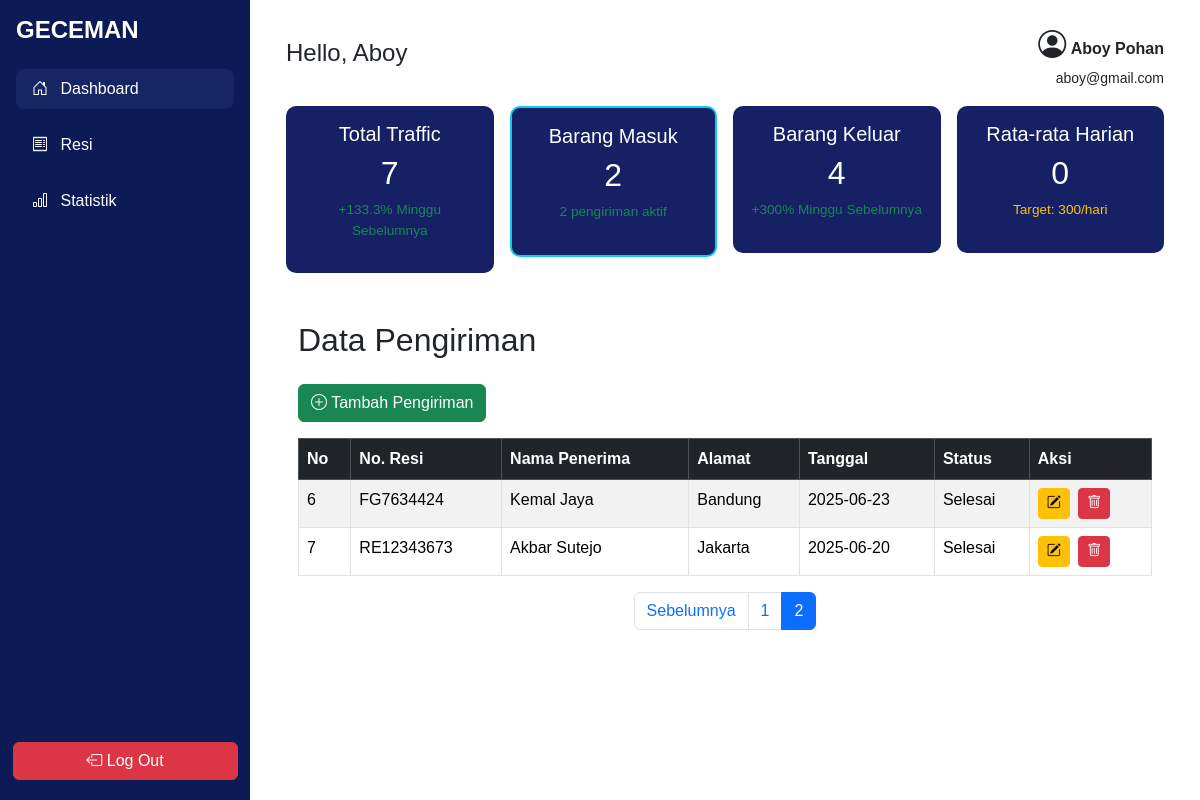
Screenshot of /dashboard.php?page=2 (signed in) with the database file from the repository.
### tables this page shows
CREATE TABLE `pengiriman` (
  `id` int(11) NOT NULL,
  `no_resi` varchar(20) NOT NULL,
  `nama_penerima` varchar(100) DEFAULT NULL,
  `alamat` varchar(100) DEFAULT NULL,
  `tanggal` date DEFAULT NULL,
  `status` enum('Selesai','Proses','Menunggu') DEFAULT NULL,
  `status_tracking` varchar(100) DEFAULT NULL
);

### dashboard.php (the view, shortened to what this page needs)
<?php
$koneksi = new mysqli("localhost", "root", "", "geceman");
$q_total = $koneksi->query("SELECT COUNT(*) AS total FROM pengiriman");
$total = $q_total->fetch_assoc()['total'];
$q_masuk = $koneksi->query("SELECT COUNT(*) AS masuk FROM pengiriman WHERE status = 'Menunggu'");
$masuk = $q_masuk->fetch_assoc()['masuk'];
$q_keluar = $koneksi->query("SELECT COUNT(*) AS keluar FROM pengiriman WHERE status = 'Selesai'");
$keluar = $q_keluar->fetch_assoc()['keluar'];
$q_avg = $koneksi->query("SELECT COUNT(*) / 7 AS rata2 FROM pengiriman WHERE tanggal >= DATE_SUB(CURDATE(), INTERVAL 7 DAY)");
$rata2 = round($q_avg->fetch_assoc()['rata2']);
$q_lastweek = $koneksi->query("SELECT COUNT(*) AS jumlah FROM pengiriman WHERE tanggal BETWEEN DATE_SUB(CURDATE(), INTERVAL 14 DAY) AND DATE_SUB(CURDATE(), INTERVAL 7 DAY)");
$lastweek = $q_lastweek->fetch_assoc()['jumlah'];
$growth_masuk = $lastweek > 0 ? round((($total - $lastweek) / $lastweek) * 100, 1) : 0;
$q_keluar_lastweek = $koneksi->query("SELECT COUNT(*) AS keluar FROM pengiriman WHERE status = 'Selesai' AND tanggal BETWEEN DATE_SUB(CURDATE(), INTERVAL 14 DAY) AND DATE_SUB(CURDATE(), INTERVAL 7 DAY)");
$keluar_lastweek = $q_keluar_lastweek->fetch_assoc()['keluar'];
$growth_keluar = $keluar_lastweek > 0 ? round((($keluar - $keluar_lastweek) / $keluar_lastweek) * 100, 1) : 0;
?>
<!DOCTYPE html>
<html lang="id">
<head>
  <link href="https://cdn.jsdelivr.net/npm/bootstrap@5.3.3/dist/css/bootstrap.min.css" rel="stylesheet">
  <link rel="stylesheet" href="https://cdn.jsdelivr.net/npm/bootstrap-icons@1.10.5/font/bootstrap-icons.css">
</head>
<body>
<div class="sidebar" id="side_nav">
  <h4 class="mb-4">GECEMAN</h4>
  <ul>
    <li class="active"><a href="#"><i class="bi bi-house-door me-2"></i> Dashboard</a></li>
    <li><a href="resi.php"><i class="bi bi-receipt me-2"></i> Resi</a></li>
    <li><a href="statistik.php"><i class="bi bi-bar-chart me-2"></i> Statistik</a></li>
  </ul>
  <a href="logout.php" class="btn btn-danger btn-logout">
  <i class="bi bi-box-arrow-left"></i> Log Out
</a>
</div>
<div class="content">
  <div class="container-fluid">
    <div class="d-flex justify-content-between align-items-center mb-3">
      <h4>Hello, Aboy</h4>
      <div class="text-end">
        <i class="bi bi-person-circle fs-3"></i>
        <strong>Aboy Pohan</strong><br>
        <small>aboy@gmail.com</small>
      </div>
    </div>
  <div class="row g-3">
  <div class="col-md-3">
    <div class="card-stat">
      <h5>Total Traffic</h5>
      <h2><?= number_format($total) ?></h2>
      <p class="<?= ($growth_masuk >= 0) ? 'text-success' : 'text-danger' ?>">
        <?= ($growth_masuk >= 0 ? '+' : '') . $growth_masuk ?>% Minggu Sebelumnya
      </p>
    </div>
  </div>
  <div class="col-md-3">
    <div class="card-stat border border-info border-2">
      <h5>Barang Masuk</h5>
      <h2><?= number_format($masuk) ?></h2>
      <p class="text-success"><?= $masuk ?> pengiriman aktif</p>
    </div>
  </div>
  <div class="col-md-3">
    <div class="card-stat">
      <h5>Barang Keluar</h5>
      <h2><?= number_format($keluar) ?></h2>
      <p class="<?= ($growth_keluar >= 0) ? 'text-success' : 'text-danger' ?>">
        <?= ($growth_keluar >= 0 ? '+' : '') . $growth_keluar ?>% Minggu Sebelumnya
      </p>
    </div>
  </div>
  <div class="col-md-3">
    <div class="card-stat">
      <h5>Rata-rata Harian</h5>
      <h2><?= number_format($rata2) ?></h2>
      <p class="text-warning">Target: 300/hari</p>
    </div>
  </div>
</div>
    <div class="container mt-5">
  <h2>Data Pengiriman</h2>
  <button class="btn btn-success my-3" data-bs-toggle="modal" data-bs-target="#modalTambah">
    <i class="bi bi-plus-circle"></i> Tambah Pengiriman
  </button>
  <table class="table table-bordered table-striped">
    <thead class="table-dark text-light fw-bold">
      <tr>
        <th>No</th>
        <th>No. Resi</th>
        <th>Nama Penerima</th>
        <th>Alamat</th>
        <th>Tanggal</th>
        <th>Status</th>
        <th>Aksi</th>
      </tr>
    </thead>
    <tbody>
      <?php
      include 'koneksi.php';
        $limit = 5;
        $page = isset($_GET['page']) ? (int)$_GET['page'] : 1;
        $start = ($page - 1) * $limit;
        $no = $start + 1;
     $query = mysqli_query($koneksi, "SELECT * FROM pengiriman ORDER BY id DESC LIMIT $start, $limit");
      while($data = mysqli_fetch_array($query)){
      ?>
      <tr>
        <td><?= $no++ ?></td>
        <td><?= $data['no_resi'] ?></td>
        <td><?= $data['nama_penerima'] ?></td>
        <td><?= $data['alamat'] ?></td>
        <td><?= $data['tanggal'] ?></td>
        <td><?= $data['status'] ?></td>
        <td>
        <button class="btn btn-sm btn-warning me-1" data-bs-toggle="modal" data-bs-target="#modalEdit<?= $data['id'] ?>">
            <i class="bi bi-pencil-square"></i>
        </button>
          <a href="hapus.php?id=<?= $data['id'] ?>" onclick="return confirm('Hapus data ini?')" class="btn btn-danger btn-sm"><i class="bi bi-trash"></i></a>
        </td>
      </tr>
      <?php } ?>
    </tbody>
  </table>
  <?php
$total_result = mysqli_query($koneksi, "SELECT COUNT(*) AS total FROM pengiriman");
$total_row = mysqli_fetch_assoc($total_result);
$total_data = $total_row['total'];
$total_pages = ceil($total_data / $limit);
?>
<nav>
  <ul class="pagination justify-content-center">
    <?php if ($page > 1): ?>
      <li class="page-item">
        <a class="page-link" href="?page=<?= $page - 1 ?>">Sebelumnya</a>
      </li>
    <?php endif; ?>
    <?php for ($i = 1; $i <= $total_pages; $i++): ?>
      <li class="page-item <?= ($i == $page) ? 'active' : '' ?>">
        <a class="page-link" href="?page=<?= $i ?>"><?= $i ?></a>
      </li>
    <?php endfor; ?>
  </ul>
</nav>
</div>
</body>
</html>

### dashboard.php (style rules this page uses)
body { font-family: Arial, sans-serif; background-color: #ffffffff; }
.sidebar { background: #0c1b55; color: white; min-height: 100vh; padding: 1rem; transition: all 0.3s ease; }
.sidebar h4 { font-weight: bold; }
.sidebar ul { list-style: none; padding-left: 0; }
.sidebar ul li { margin: 1rem 0; }
.sidebar ul li a { color: white; text-decoration: none; display: block; padding: 0.5rem 1rem; border-radius: 8px; }
.sidebar ul li.active a, .sidebar ul li a:hover { background-color: #162663; }
.content { padding: 1.5rem; transition: margin-left 0.3s ease; }
.card-stat { background-color: #152065; color: white; text-align: center; padding: 1rem; border-radius: 10px; }
.card-stat .text-success, .card-stat .text-danger, .card-stat .text-warning { font-size: 0.85rem; }
.table-dark { background-color: #0c1b55; }
.btn-logout { position: absolute; bottom: 20px; width: 90%; left: 5%; }
@media (min-width: 768px) { .sidebar { position: fixed; width: 250px; top: 0; left: 0; } }
@media (min-width: 768px) { .content { margin-left: 250px; } }

### rows the page displays
pengiriman: no_resi "FG7634424", nama_penerima "Kemal Jaya", alamat "Bandung", tanggal "2025-06-23", status "Selesai"
pengiriman: no_resi "RE12343673", nama_penerima "Akbar Sutejo", alamat "Jakarta", tanggal "2025-06-20", status "Selesai"

### other values shown
$total "7"
$growth_masuk "133.3"
$masuk "2"
$keluar "4"
$growth_keluar "300"
$rata2 "0"
